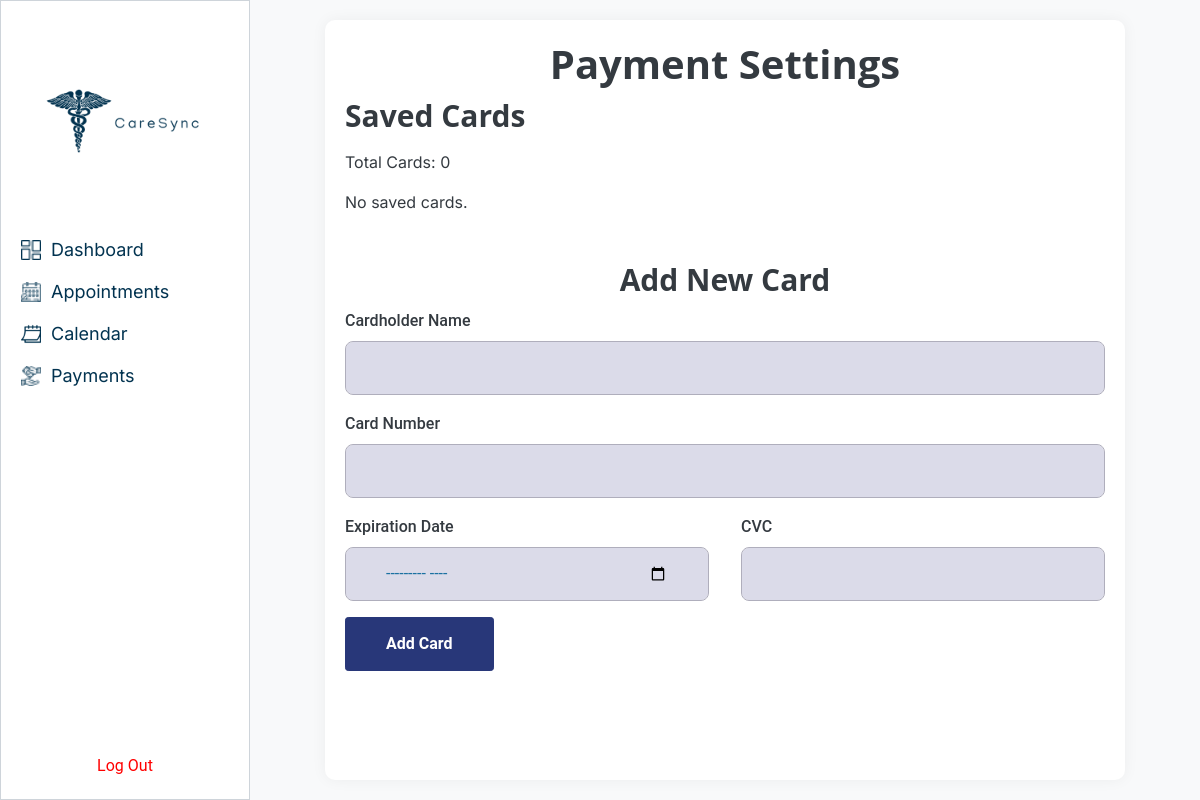
/credit_card/ (signed in), run on an earlier commit of the app's database.
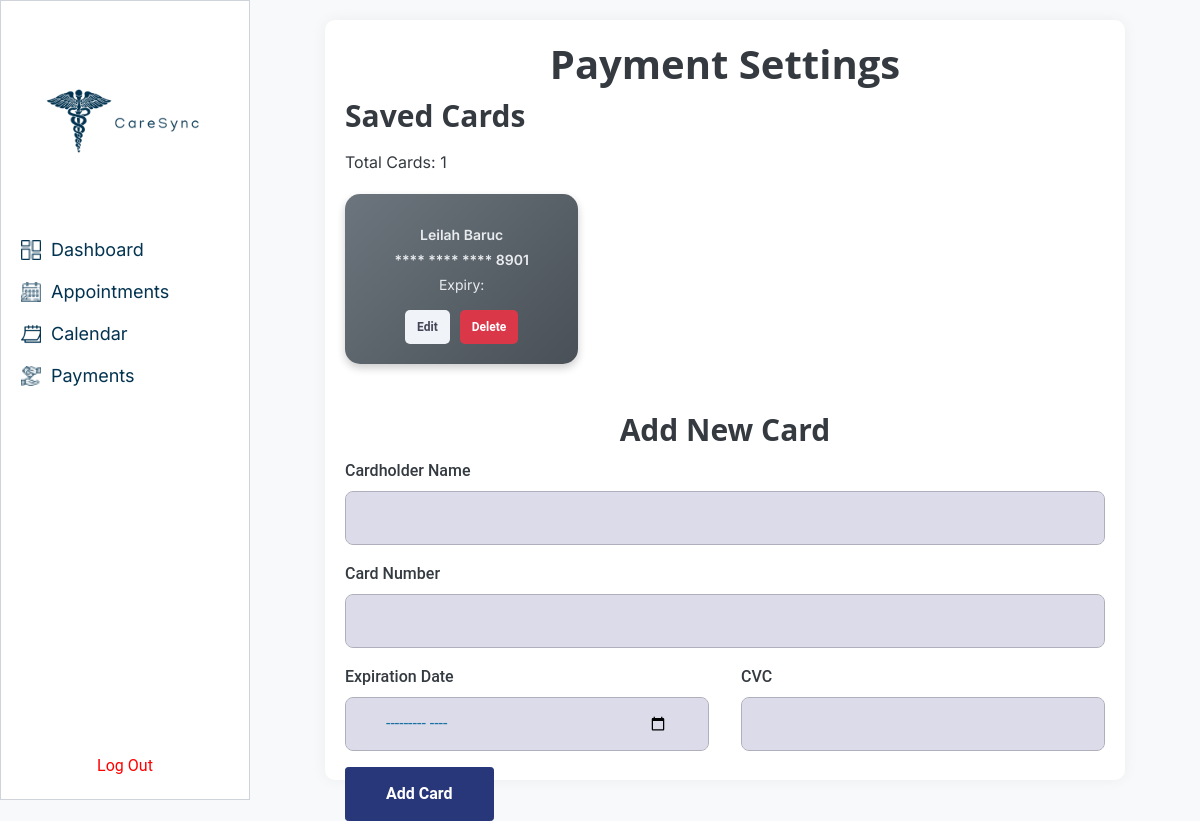
And on a later commit of the database.
### appointments/models.py (models this page shows)
class CreditCard(models.Model):
    user = models.ForeignKey(settings.AUTH_USER_MODEL, on_delete=models.CASCADE)
    cardholder_name = models.CharField(max_length=100)
    card_number = models.CharField(max_length=16)
    expiration_date = models.DateField()
    cvc = models.CharField(max_length=4)
    @property
    def masked_card_number(self):
        return '**** **** **** ' + self.card_number[-4:]

### appointments/views.py (the view)
# urls.py: path('credit_card/', views.credit_card, name='credit_card'),
@login_required
def credit_card(request):
    user = request.user
    cards = CreditCard.objects.filter(user=user)
    if request.method == 'POST':
        form = CreditCardForm(request.POST)
        if form.is_valid():
            card = form.save(commit=False)
            card.user = user
            card.save()
            messages.success(request, "Card added successfully.")
            return redirect('appointments:credit_card')  # Redirect to the same page to display the updated list
        else:
            print(form.errors)
    else:
        form = CreditCardForm()
    context = {
        'cards': cards,
        'form': form,
        'card_to_edit': None,  # To differentiate when a new card is being added vs. edited
    }
    return render(request, 'appointments/credit_card.html', context)

### appointments/forms.py
class CreditCardForm(forms.ModelForm):
    class Meta:
        model = CreditCard
        fields = ['cardholder_name', 'card_number', 'expiration_date', 'cvc']
        widgets = {
            'cardholder_name': forms.TextInput(attrs={'class': 'form-control', 'placeholder': 'Cardholder Name'}),
            'card_number': forms.TextInput(attrs={'class': 'form-control', 'placeholder': 'Card Number'}),
            'expiration_date': forms.DateInput(attrs={'type': 'month', 'class': 'form-control'}, format='%Y-%m'),
            'cvc': forms.TextInput(attrs={'class': 'form-control', 'placeholder': 'CVC'}),
        }
    def __init__(self, *args, **kwargs):
        super().__init__(*args, **kwargs)
        self.fields['expiration_date'].input_formats = ['%Y-%m']

### appointments/templates/appointments/credit_card.html (shortened to what the changed rows need)
<!DOCTYPE html>
<html lang="en">
<head>
    {% load static %}
    <link href="https://cdn.jsdelivr.net/npm/bootstrap@5.3.0/dist/css/bootstrap.min.css" rel="stylesheet">
    <link rel="stylesheet" href="{% static 'css/theme.css' %}">
</head>
<body style="display: flex; margin: 0; padding: 0; height: 100vh;">
    <div class="main-content">
        <h1 style="text-align: center; font-size: 40px;">Payment Settings</h1>
        <h2 class="mb-3" style="font-size: 30px;">Saved Cards</h2>
        <p>Total Cards: {{ cards.count }}</p>
        {% if cards %}
        <div class="payment-cards-wrapper">
            {% for card in cards %}
            <div class="payment-card">
                <div class="d-flex flex-column align-items-center">
                    <div class="payment-card-details text-center">
                        <p class="mb-1"><strong>{{ card.cardholder_name }}</strong></p>
                        <p class="mb-1"><strong>**** **** **** {{ card.masked_card_number|slice:"-4:" }}</strong></p>
                        <p class="mb-0">Expiry: {{ card.expiry_date }}</p>
                    </div>
                    <div class="payment-card-actions">
                        <form method="GET" action="{% url 'appointments:edit_card' card.id %}" class="d-inline">
                            <button type="submit" class="btn btn-light btn-sm">Edit</button>
                        </form>
                        <button type="button" class="btn btn-danger btn-sm" onclick="showDeleteModal('{{ card.id }}')">Delete</button>
                    </div>
                </div>
            </div>
            {% endfor %}
        </div>
        {% else %}
        <p>No saved cards.</p>
        {% endif %}
        <h2 class="mt-5" style="text-align: center; font-size: 30px;">{% if card_to_edit %}Edit Card{% else %}Add New Card{% endif %}</h2>
        <form method="POST" action="{% if card_to_edit %}{% url 'appointments:edit_card' card_to_edit.id %}{% else %}{% url 'appointments:credit_card' %}{% endif %}">
            <div class="mb-3">
            </div>
            <div class="mb-3">
            </div>
            <div class="row">
            </div>
            <button type="submit" class="btn btn-primary">
            </button>
        </form>
    </div>
</body>
</html>

What changed in the data, as far as the page shows it:
added CreditCard: cardholder_name "Leilah Baruc", masked_card_number "8901"
Also different on the page:
{{ cards.count }}: "0" → "1"
text no longer shown: "No saved cards."
